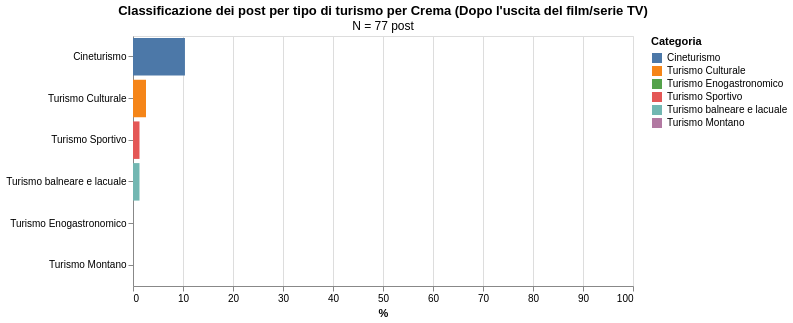

This figure's Vega-Lite source:
### Vega-Lite specification from a JSON file in a GitHub repository (floating-point values rounded to 4 significant figures)
{"config": {"view": {"continuousWidth": 300, "continuousHeight": 300}}, "data": {"name": "data-d709b3b438cdc8eb228f10229868b9fc"}, "mark": {"type": "bar"}, "encoding": {"color": {"field": "Categoria", "scale": {"domain": ["Cineturismo", "Turismo Culturale", "Turismo Enogastronomico", "Turismo Sportivo", "Turismo balneare e lacuale", "Turismo Montano"], "range": ["#4C78A8", "#F58518", "#54A24B", "#E45756", "#72B7B2", "#B279A2"]}, "title": "Categoria", "type": "nominal"}, "tooltip": [{"field": "Location", "type": "nominal"}, {"field": "Categoria", "type": "nominal"}, {"field": "Percentuale", "format": ".1f", "type": "quantitative"}, {"field": "N_categoria", "title": "N", "type": "quantitative"}], "x": {"field": "Percentuale", "scale": {"domain": [0, 100]}, "title": "%", "type": "quantitative"}, "y": {"field": "Categoria", "sort": {"field": "Percentuale", "order": "descending"}, "title": null, "type": "nominal"}}, "height": 250, "title": {"text": "Classificazione dei post per tipo di turismo per Crema (Dopo l'uscita del film/serie TV)", "subtitle": "N = 77 post"}, "width": 500, "$schema": "https://vega.github.io/schema/vega-lite/v5.20.1.json", "datasets": {"data-d709b3b438cdc8eb228f10229868b9fc": [{"Location": "Crema", "Categoria": "Cineturismo", "Percentuale": 10.39, "Tipo": "Post", "N_totale": 77, "N_categoria": 8}, {"Location": "Crema", "Categoria": "Turismo Culturale", "Percentuale": 2.597, "Tipo": "Post", "N_totale": 77, "N_categoria": 2}, {"Location": "Crema", "Categoria": "Turismo Enogastronomico", "Percentuale": 0.0, "Tipo": "Post", "N_totale": 77, "N_categoria": 0}, {"Location": "Crema", "Categoria": "Turismo Sportivo", "Percentuale": 1.299, "Tipo": "Post", "N_totale": 77, "N_categoria": 1}, {"Location": "Crema", "Categoria": "Turismo balneare e lacuale", "Percentuale": 1.299, "Tipo": "Post", "N_totale": 77, "N_categoria": 1}, {"Location": "Crema", "Categoria": "Turismo Montano", "Percentuale": 0.0, "Tipo": "Post", "N_totale": 77, "N_categoria": 0}]}}
